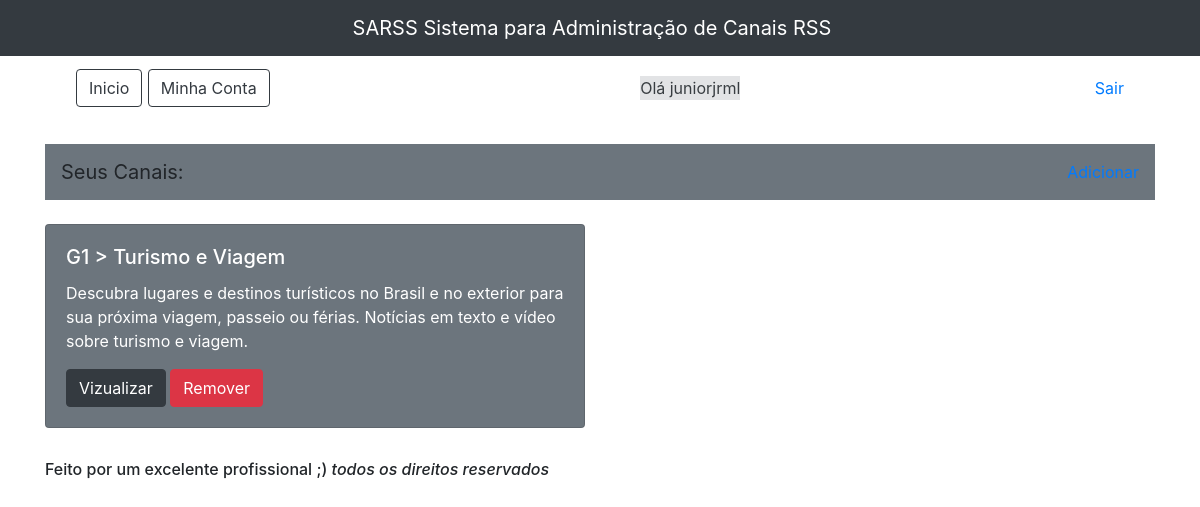
Screenshot of / (signed in) with the database file from the repository.
### core/models.py (models this page shows, shortened)
class Feed(models.Model):
    title = models.CharField(max_length=1000)
    link = models.TextField()
    subtitle = models.TextField()
    data_criacao = models.DateTimeField(auto_now=True)
    usuario = models.ForeignKey(User, on_delete=models.CASCADE)
    class Meta:
        db_table = 'feed'  # nome da tabela no BD
    def __str__(self):
        return self.title

### core/views.py (the view)
# urls.py: path('', views.home, name='home'),
@login_required(login_url='/login/')
def home(request):
    dados = {}
    dados["feeds"] = buscar_feeds_usuario(request.user.id)
    return render(request, 'home.html', dados)

### core/views.py (called while the page is built)
def buscar_feeds_usuario(user_id):
    usuario = User.objects.get(id=user_id)
    feeds = Feed.objects.filter(usuario=usuario)
    print(feeds)
    return feeds

### core/templates/home.html
{% extends "estrutura/estrutura_interna.html" %}
{% block content %}
{% include "estrutura/menu_feeds.html" %}
{% include "estrutura/estrutura_cards.html" %}
{% endblock %}

### core/templates/estrutura/Menu.html
<div class="container">
<nav class="navbar justify-content-between">
<div  class="navbar-brand">
    <a href="{% url 'home' %}"><button type="button" class="btn btn-outline-dark">
        Inicio
    </button></a>
    <a href="/minha-conta"><button type="button" class="btn btn-outline-dark">
        Minha Conta
    </button> </a>
</div>
    <div class="alert-secondary ">Olá {{ user.username }}</div>
    <a href="{% url 'logout' %}" class="my-2 my-sm-0">
        Sair
     </a>
</nav>
</div>
<br>

### core/templates/estrutura/card_feed.html
<div class="col-sm-6" title="{{ feed.link }}">
    <div class="card text-white bg-secondary mb-3">
      <div class="card-body">
        <h5 class="card-title">{{ feed.title }}</h5>
        <p class="card-text">{{ feed.subtitle }}</p>
        <a href="feed/visualizar/{{ feed.id }}" class="btn btn-dark">Vizualizar</a> <a href="feed/delete/{{ feed.id }}" class="btn btn-danger">Remover</a>
      </div>
    </div>
</div>

### rows the page displays
Feed: title "G1 > Turismo e Viagem", subtitle "Descubra lugares e destinos turísticos no Brasil e no exterior para sua próxima viagem, passeio ou férias. Notícias em texto e vídeo sobre turismo e viagem."

### other values shown
{{ user.username }} "juniorjrml"
